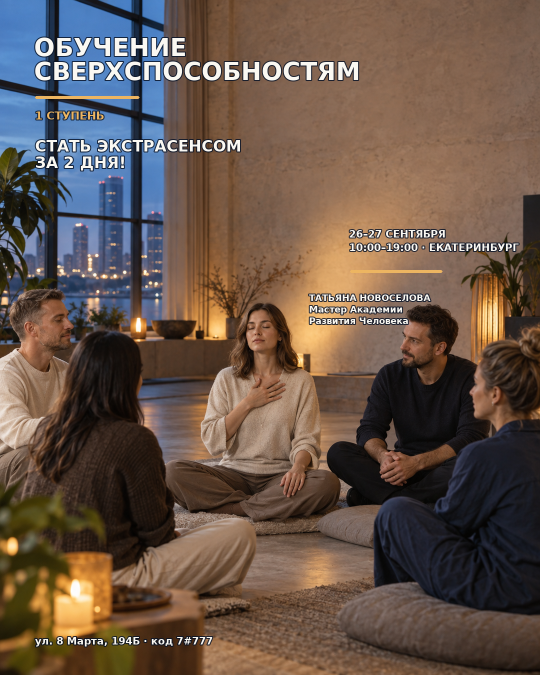
#> input picture outputs/obuchenie-sverhsposobnostyam/05-sovremennaya-integrated.png, 1080 x 1350 px, given in place of exec-b0fe1202-6a0a-4b4c-a168-3592ebb45305.png, which was not available (shown at 1/2 size)
$ python build_event_posters.py
#> lines starting #> are read from the running program, lines starting #| are printed output that depends on the picture; pictures that were not available may be replaced by others from this repository, and a replacement may not be noted
from __future__ import annotations

import math
import random
from pathlib import Path

from PIL import Image, ImageDraw, ImageFilter, ImageFont, ImageOps


ROOT = Path(r"C:\Users\Lenovo\Documents\ChatGPT\images_for_media")
SOURCES = Path(r"C:\Users\Lenovo\.codex\generated_images\01a080a6-b560-7c12-bf98-2c1f9a33703e")
OUT = ROOT / "outputs" / "obuchenie-sverhsposobnostyam"
OUT.mkdir(parents=True, exist_ok=True)

W, H = 1080, 1350
FONT = Path(r"C:\Windows\Fonts\DejaVuSans.ttf")
BOLD = Path(r"C:\Windows\Fonts\DejaVuSans-Bold.ttf")

SPECS = [
    ("exec-b0fe1202-6a0a-4b4c-a168-3592ebb45305.png", "01-sovremennaya.png", (10, 20, 38, 185), (255, 255, 255)),
    ("exec-816a7f0f-210b-401b-987d-5f3de609e816.png", "02-praktikum.png", (21, 34, 26, 178), (255, 255, 250)),
    ("exec-40b0a840-50a1-4b71-89fb-ff5d382ffede.png", "03-simvolicheskaya.png", (7, 16, 38, 188), (250, 234, 190)),
]
GIF_SOURCE = "exec-530cd1a1-b74e-456a-96ca-9d8029f86fbe.png"


def font(path: Path, size: int) -> ImageFont.FreeTypeFont:
    return ImageFont.truetype(str(path), size)


def base_image(source: str) -> Image.Image:
    image = Image.open(SOURCES / source).convert("RGB")
#> image is the input picture: PIL image 1080x1350 RGB; mean R, G, B 103.5, 85.2, 73.7
    return ImageOps.fit(image, (W, H), method=Image.Resampling.LANCZOS, centering=(0.5, 0.5))


def draw_centered(draw: ImageDraw.ImageDraw, text: str, y: int, fnt, fill, spacing: int = 0) -> int:
    box = draw.multiline_textbbox((0, 0), text, font=fnt, spacing=spacing, align="center")
    x = (W - (box[2] - box[0])) // 2
    draw.multiline_text((x, y), text, font=fnt, fill=fill, spacing=spacing, align="center")
    return y + box[3] - box[1]


def add_copy(image: Image.Image, panel_color, text_color) -> Image.Image:
#> called with panel_color = (10, 20, 38, 185), text_color = (255, 255, 255)
    layer = Image.new("RGBA", (W, H), (0, 0, 0, 0))
#> layer: PIL image 1080x1350 RGBA; every value is 0
    draw = ImageDraw.Draw(layer)
    draw.rounded_rectangle((42, 36, W - 42, 486), radius=28, fill=panel_color)
    draw.rounded_rectangle((42, H - 142, W - 42, H - 42), radius=24, fill=panel_color)

    y = draw_centered(draw, "ОБУЧЕНИЕ\nСВЕРХСПОСОБНОСТЯМ", 63, font(BOLD, 57), text_color, 0)
#> y = 160
    y += 7
#> y = 167
    y = draw_centered(draw, "1 СТУПЕНЬ", y, font(BOLD, 23), text_color)
#> y = 184
    y += 15
#> y = 199
    y = draw_centered(draw, "СТАТЬ ЭКСТРАСЕНСОМ\nЗА 2 ДНЯ!", y, font(BOLD, 31), text_color, 2)
#> y = 258
    y += 18
#> y = 276
    y = draw_centered(draw, "26–27 СЕНТЯБРЯ · 10:00–19:00\nЕКАТЕРИНБУРГ", y, font(BOLD, 25), text_color, 6)
#> y = 324
    y += 16
#> y = 340
    draw_centered(draw, "ВЕДУЩАЯ: ТАТЬЯНА НОВОСЕЛОВА\nМАСТЕР АКАДЕМИИ РАЗВИТИЯ ЧЕЛОВЕКА", y, font(BOLD, 21), text_color, 5)
    draw_centered(draw, "ул. 8 Марта, 194Б · код 7#777", H - 108, font(BOLD, 22), text_color)
    return Image.alpha_composite(image.convert("RGBA"), layer)
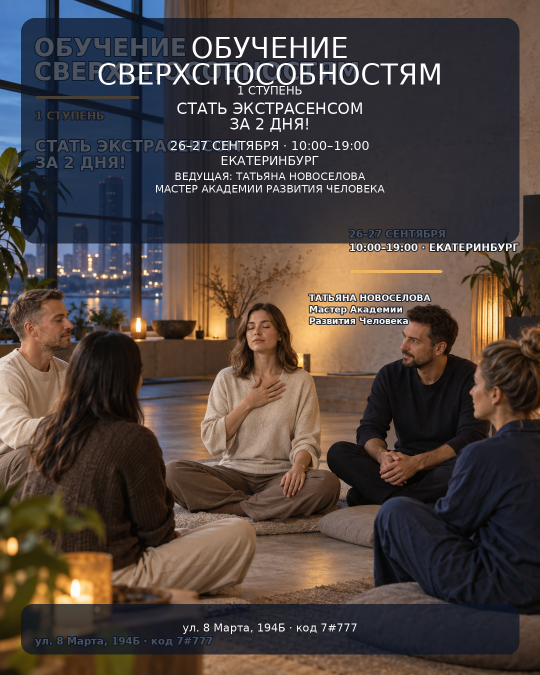
#> returned value: PIL image 1080x1350 RGBA (shown at 1/2 size); mean R, G, B, A 77.8, 66.7, 62.1, 255


def build_pngs() -> None:
    for source, destination, panel_color, text_color in SPECS:
        final = add_copy(base_image(source), panel_color, text_color).convert("RGB")
        final.save(OUT / destination, quality=95)
#> pass 2 of the loop in build_pngs, `for source, destination, panel_color, text_color in SPECS:`:
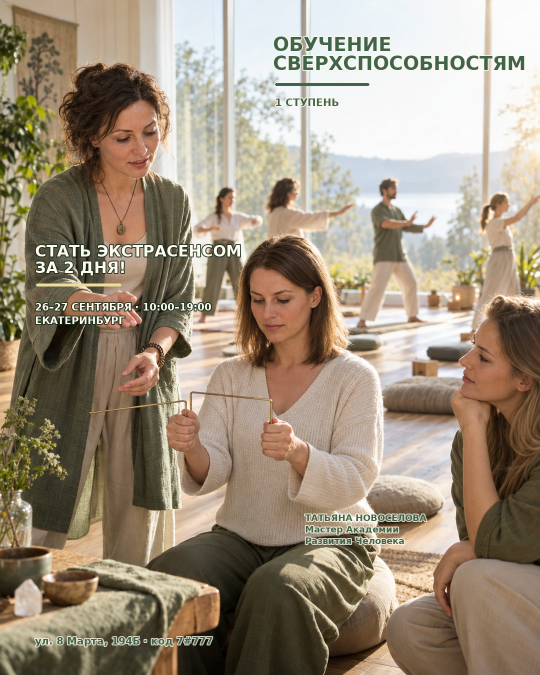
#> input picture outputs/obuchenie-sverhsposobnostyam/06-praktikum-integrated.png, 1080 x 1350 px, given in place of exec-816a7f0f-210b-401b-987d-5f3de609e816.png, which was not available (shown at 1/2 size)
#> in base_image, image is the input picture: PIL image 1080x1350 RGB; mean R, G, B 157.5, 143.5, 124.8
#> in add_copy (call 2), `y = draw_centered(draw, "ОБУЧЕНИЕ\nСВЕРХСПОСОБНОСТЯМ", 63, font(BOLD, ..`: y = 160
#> in add_copy (call 2), `y += 7`: y = 167
#> in add_copy (call 2), `y = draw_centered(draw, "1 СТУПЕНЬ", y, font(BOLD, 23), text_color)`: y = 184
#> in add_copy (call 2), `y += 15`: y = 199
#> in add_copy (call 2), `y = draw_centered(draw, "СТАТЬ ЭКСТРАСЕНСОМ\nЗА 2 ДНЯ!", y, font(BOLD,..`: y = 258
#> in add_copy (call 2), `y += 18`: y = 276
#> in add_copy (call 2), `y = draw_centered(draw, "26–27 СЕНТЯБРЯ · 10:00–19:00\nЕКАТЕРИНБУРГ", ..`: y = 324
#> in add_copy (call 2), `y += 16`: y = 340
#> in add_copy (call 2), `return Image.alpha_composite(image.convert("RGBA"), layer)`:
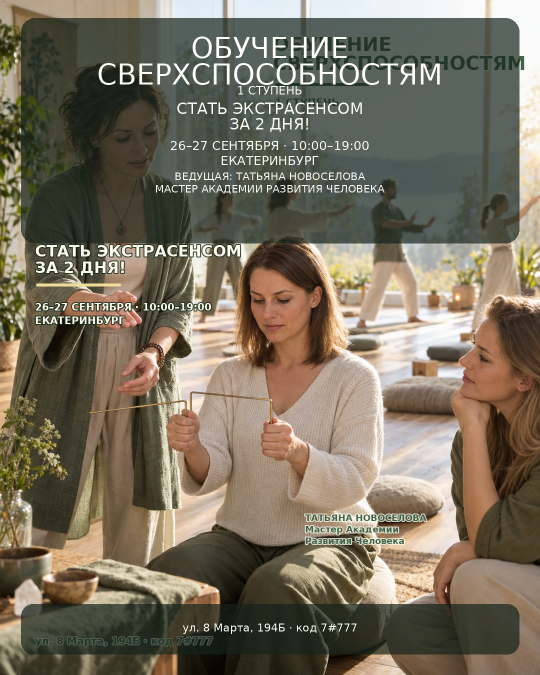
#> returned value: PIL image 1080x1350 RGBA (shown at 1/2 size); mean R, G, B, A 120.4, 111.8, 94.9, 255


def build_gif() -> None:
    original = base_image(GIF_SOURCE)
    random.seed(260927)
    particles = [(random.randint(250, 840), random.randint(440, 1030), random.randint(2, 5), random.random() * math.tau) for _ in range(80)]
    frames = []
    for index in range(18):
        phase = index / 18 * math.tau
        frame = original.convert("RGBA")
        effects = Image.new("RGBA", (W, H), (0, 0, 0, 0))
        draw = ImageDraw.Draw(effects)

        glow = int(18 + 26 * (0.5 + 0.5 * math.sin(phase)))
        draw.ellipse((382, 507, 698, 823), fill=(255, 197, 83, glow))
        for x, y, radius, offset in particles:
            alpha = int(35 + 150 * (0.5 + 0.5 * math.sin(phase * 1.7 + offset)))
            drift = int(15 * math.sin(phase + offset))
            draw.ellipse((x + drift - radius, y - radius, x + drift + radius, y + radius), fill=(255, 207, 107, alpha))

        mist = Image.new("RGBA", (W, 250), (0, 0, 0, 0))
        mist_draw = ImageDraw.Draw(mist)
        for wave in range(8):
            yy = 25 + wave * 30 + int(12 * math.sin(phase + wave))
            mist_draw.ellipse((-180 + int(80 * math.sin(phase + wave)), yy, 650, yy + 84), fill=(225, 235, 255, 18))
            mist_draw.ellipse((430 + int(70 * math.sin(phase + wave + 1)), yy + 10, 1250, yy + 100), fill=(225, 235, 255, 16))
        effects.alpha_composite(mist.filter(ImageFilter.GaussianBlur(20)), (0, 1010))

        # Restrained moving highlights on the two translucent curtains.
        for side in (0, 1):
            base_x = 130 if side == 0 else 820
            shift = int(30 * math.sin(phase + side * math.pi))
            draw.polygon([(base_x + shift, 400), (base_x + 55 + shift, 430), (base_x + 175 + shift, 930), (base_x + 105 + shift, 905)], fill=(255, 233, 188, 24))

        animated = Image.alpha_composite(frame, effects)
        final = add_copy(animated, (7, 16, 38, 190), (250, 234, 190)).convert("P", palette=Image.Palette.ADAPTIVE)
        frames.append(final)
    frames[0].save(OUT / "04-3d-animaciya.gif", save_all=True, append_images=frames[1:], duration=80, loop=0, optimize=False, disposal=2)


if __name__ == "__main__":
    build_pngs()
#> (the run stopped early here; a loop or call above may not have finished)
